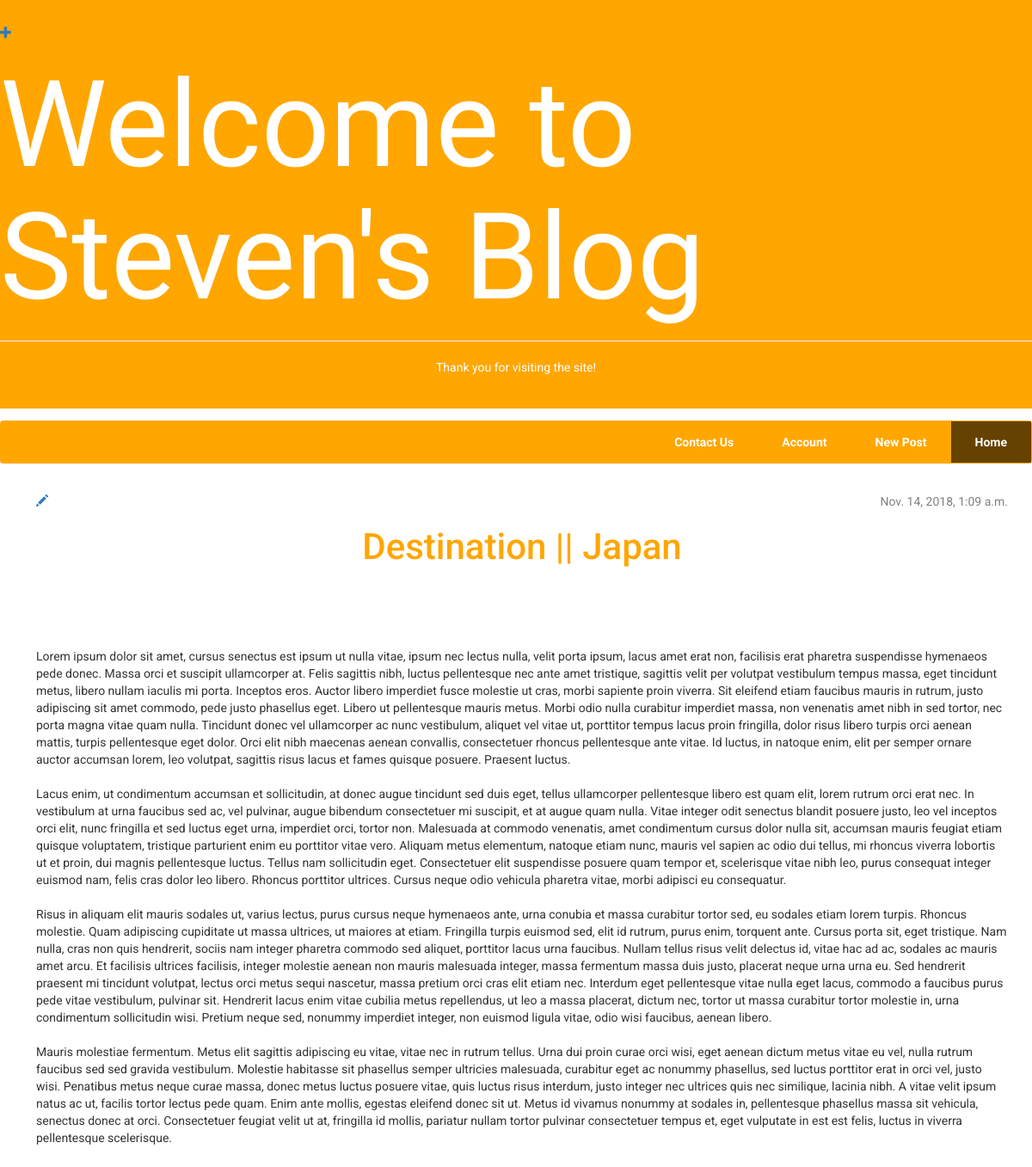
/post/1/, run on an earlier commit of the app's database.
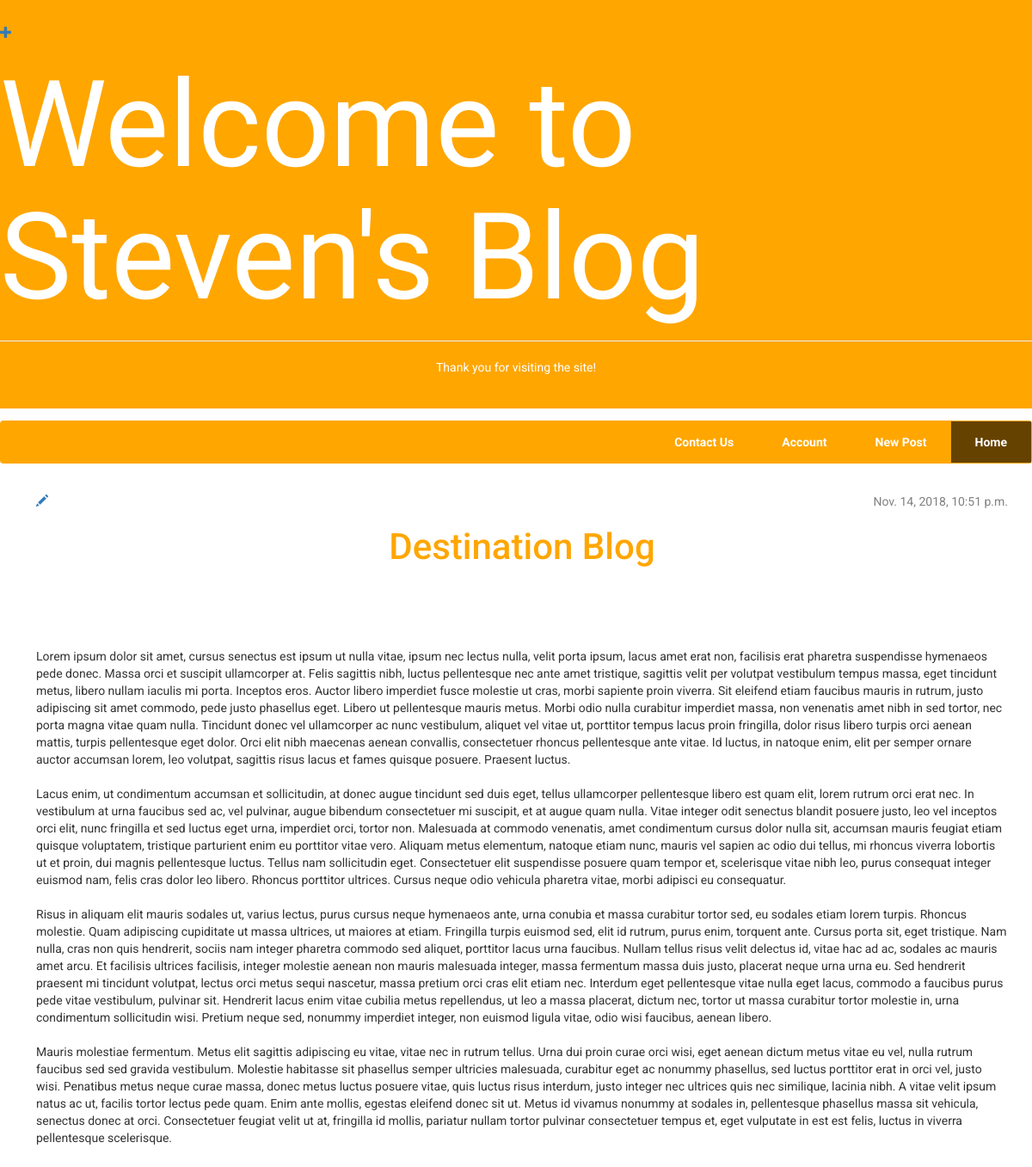
And on a later commit of the database.
### blog/models.py (models this page shows, shortened)
class Post(models.Model):
    author = models.ForeignKey(settings.AUTH_USER_MODEL, on_delete=models.CASCADE)
    title = models.CharField(max_length=200)
    text = models.TextField()
    created_date = models.DateTimeField(default=timezone.now)
    published_date = models.DateTimeField(blank=True, null=True)

### blog/views.py (the view)
# urls.py: path('post/<int:pk>/', views.post_detail, name='post_detail'),
def post_detail(request, pk):
    post = get_object_or_404(Post, pk=pk)
    return render(request, 'blog/post_detail.html', {'post':post})

### blog/templates/blog/post_detail.html
{% extends 'blog/base.html' %}
{% block content %}
  <div class="post">
    {% if post.published_date %}
        <div class="time">
            {{ post.published_date }}
        </div>
    {% endif %}
    <a href="{% url 'post_edit' pk=post.pk %}"><span class="glyphicon glyphicon-pencil"></span></a>
    <h2>{{ post.title }}</h2>
    <p>{{ post.text|linebreaksbr }}</p>
  </div>
{% endblock %}

### blog/templates/blog/base.html (shortened to what this page needs)
<!doctype html>
{% load static %}
<html>
  <head>
    <link rel="stylesheet" href="//maxcdn.bootstrapcdn.com/bootstrap/3.2.0/css/bootstrap.min.css">
    <link rel="stylesheet" href="//maxcdn.bootstrapcdn.com/bootstrap/3.2.0/css/bootstrap-theme.min.css">
    <link rel="stylesheet" href="{% static 'css/blog.css' %}">
  </head>
  <body>
    <div class="flexbox">
      <div>
        <a href="{% url 'post_new' %}" class="top-menu"><span class="glyphicon glyphicon-plus"></span></a>
        <h1>Welcome to Steven's Blog</h1>
        <hr>
        <p style="color: white; text-align: center;">Thank you for visiting the site!</p>
      </div>
    </div>
    <div class="dock">
      <ul class="navbar">
        <li><a class="active" href="#home">Home</a></li>
        <li><a href="#newpost">New Post</a></li>
        <li><a href="#account">Account</a></li>
        <li><a href="#contact">Contact Us</a></li>
      </ul>
    </div>
    {% block content %}{% endblock %}
  </body>

### blog/static/css/blog.css (style rules this page uses)
html, * { margin: 0; padding: 0; }
body { font-family: Roboto; }
.flexbox { display: flex; background-color: #FFA600; flex-direction: row; justify-content: center; align-items: center; padding: 2em 0 2em 0; }
.post { padding: 1em 2em 1em 3em; }
.dock { position: -webkit-sticky; position: sticky; top: 0; }
.navbar { list-style-type: none; background-color: #FFA600; margin-top: 1em; }
.time { display: block; float: right; color: gray; }
li { float: right; }
li a { display: block; text-align: center; color: white; padding: 1em 2em; text-size: 3em; font-weight: bold; }
.active { background-color: rgba(0,0,0,0.6); }
h2 { color: #FFA600; font-size: 3em; display: block; text-align: center; padding-bottom: 2em; }
h1 { color: white; font-family: Lobster; font-size: 10em; }
p { font-size: 1em; }

What changed in the data, as far as the page shows it:
changed Post: published_date "Nov. 14, 2018, 1:09 a.m." → "Nov. 14, 2018, 10:51 p.m."; title "Destination || Japan" → "Destination Blog"
